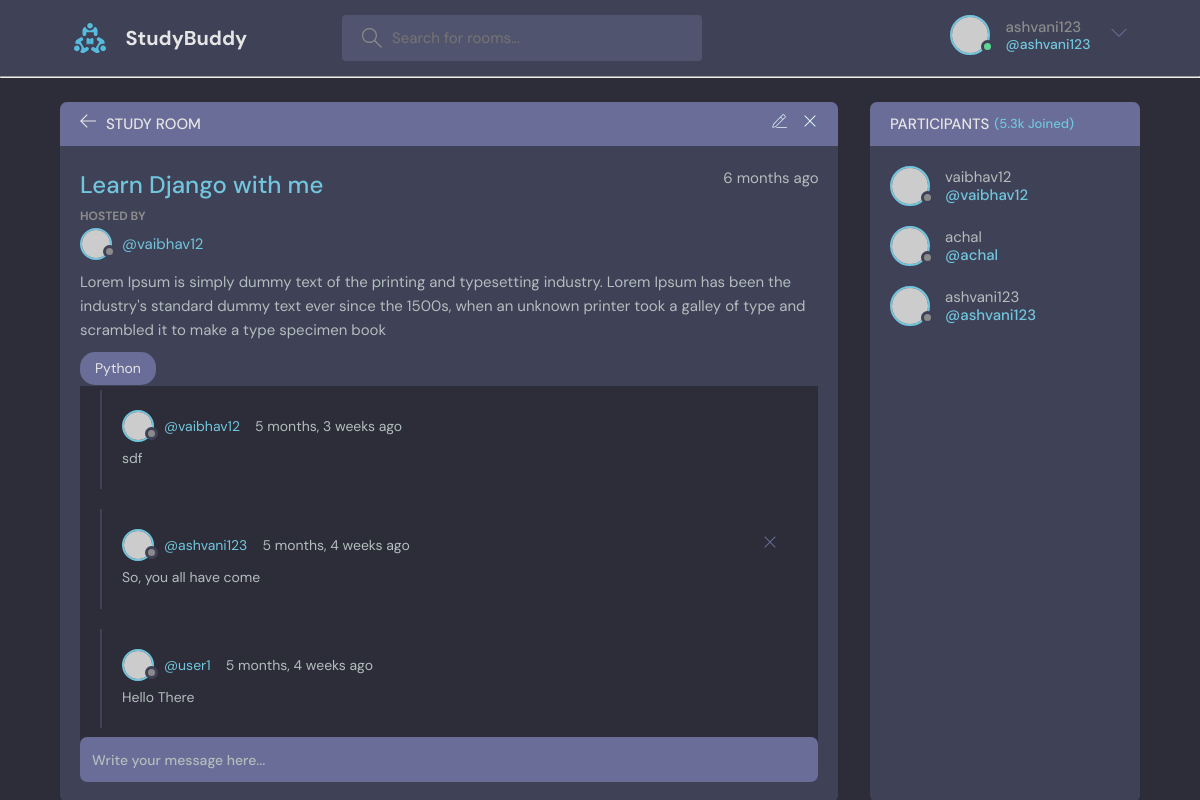
Screenshot of /room/2 (signed in) with the database file from the repository.
### base/models.py (models this page shows, shortened)
class Room(models.Model):
    host = models.ForeignKey(User, on_delete=models.SET_NULL, null=True)
    topic = models.ForeignKey(Topic, on_delete=models.SET_NULL, null=True)
    participants = models.ManyToManyField(User, related_name='participants')
    name = models.CharField(max_length=200)
    description = models.TextField(blank=True, null=True)
    updated = models.DateTimeField(auto_now=True)
    created = models.DateTimeField(auto_now_add=True)
    class Meta:
        ordering = ['-updated', '-created']

class Topic(models.Model):
    name = models.CharField(max_length=150)
    def __str__(self) -> str:
        return self.name

class Message(models.Model):
    user = models.ForeignKey(User, on_delete=models.CASCADE)
    room = models.ForeignKey(Room, on_delete=models.CASCADE)
    body = models.TextField()
    updated = models.DateTimeField(auto_now=True)
    created = models.DateTimeField(auto_now_add=True)
    class Meta:
        ordering = ['-updated', '-created']

### base/views.py (the view, shortened to what this page needs)
# urls.py: path("room/<str:pk>", room, name="room" ),
def room(request, pk):
    curr_room = Room.objects.get(id=pk)
    participants = curr_room.participants.all()
    messages = curr_room.message_set.all()
    context= { "room": curr_room, "convos": messages, 'participants': participants}
    return render(request, 'base/room.html',context)

### base/templates/base/room.html (shortened to what this page needs)
{% extends 'base/base.html' %}
{% block content %}
<main class="profile-page layout layout--2">
  <div class="container">
    <div class="room">
      <div class="room__top">
        <div class="room__topLeft">
          <a href="{% url 'home' %}">
            <svg version="1.1" xmlns="http://www.w3.org/2000/svg" width="32" height="32" viewBox="0 0 32 32">
              <title>arrow-left</title>
              <path
                d="M13.723 2.286l-13.723 13.714 13.719 13.714 1.616-1.611-10.96-10.96h27.625v-2.286h-27.625l10.965-10.965-1.616-1.607z"
              ></path>
            </svg>
          </a>
          <h3>Study Room</h3>
        </div>
        <div class="room__topRight">
          <a href="{% url 'update-room' room.id %}">
          </a>
          <a href="{% url 'delete-room' room.id %}">
            <svg version="1.1" xmlns="http://www.w3.org/2000/svg" width="32" height="32" viewBox="0 0 32 32">
              <title>remove</title>
              <path
                d="M27.314 6.019l-1.333-1.333-9.98 9.981-9.981-9.981-1.333 1.333 9.981 9.981-9.981 9.98 1.333 1.333 9.981-9.98 9.98 9.98 1.333-1.333-9.98-9.98 9.98-9.981z"
              ></path>
            </svg>
          </a>
        </div>
      </div>
      <div class="room__box scroll">
        <d-iv class="room__header scroll">
          <div class="room__info">
            <h3>{{room.name}} </h3>
            <span>{{room.created|timesince}} ago</span>
          </div>
          <div class="room__hosted">
            <p>Hosted By</p>
            <a href="{% url 'profile' room.host.id %}" class="room__author">
              <div class="avatar avatar--small">
                <img src="https://randomuser.me/api/portraits/men/37.jpg" />
              </div>
              <span>@{{room.host.username}} </span>
            </a>
          </div>
          <div class="room__details">
            {{room.description}}
          </div>
          <span class="room__topics">{{room.topic}} </span>
        </d-iv>
        <div class="room__conversation">
          <div class="threads scroll">
            {% for convo in convos %}
            <div class="thread">
              <div class="thread__top">
                <div class="thread__author">
                  <a href="#" class="thread__authorInfo">
                    <div class="avatar avatar--small">
                      <img src="https://randomuser.me/api/portraits/men/37.jpg" />
                    </div>
                    <span>@{{convo.user.username}}</span>
                  </a>
                  <span class="thread__date">{{convo.created|timesince}} ago</span>
                </div>
                {% if request.user == convo.user %}
                <div class="thread__delete">
                  <a href="{% url 'delete-message' convo.id %}">
                    <svg version="1.1" xmlns="http://www.w3.org/2000/svg" width="32" height="32" viewBox="0 0 32 32">
                      <title>remove</title>
                      <path
                        d="M27.314 6.019l-1.333-1.333-9.98 9.981-9.981-9.981-1.333 1.333 9.981 9.981-9.981 9.98 1.333 1.333 9.981-9.98 9.98 9.98 1.333-1.333-9.98-9.98 9.98-9.981z"
                      ></path>
                    </svg>
                  </a>
                </div>
                {% endif %}
              </div>
              <div class="thread__details">
                {{convo.body}}
              </div>
            </div>
            {% endfor %}
          </div>
        </div>
      </div>
      {% if request.user.is_authenticated %}
      <div class="room__message">
        <form method="post" action="">
          <input name="body" placeholder="Write your message here..." />
        </form>
      </div>
      {% endif %}
    </div>
    <div class="participants">
      <h3 class="participants__top">Participants <span>(5.3k Joined)</span></h3>
      <div class="participants__list scroll">
        {% for participant in participants %}
        <a href="{% url 'profile' participant.id %}" class="participant">
          <div class="avatar avatar--medium">
            <img src="https://randomuser.me/api/portraits/men/37.jpg" />
          </div>
          <p>
            {{participant.username}}
            <span>@{{participant.username}}</span>
          </p>
        </a>
        {% endfor %}
      </div>
    </div>
  </div>
</main>
{% endblock content %}

### base/templates/base/navbar.html (shortened to what this page needs)
{% load static %}
<header class="header header--loggedIn">
    <div class="container">
      <a href="{% url 'home' %}" class="header__logo">
        <img src="{% static 'images/logo.svg' %}" />
        <h1>StudyBuddy</h1>
      </a>
      <form method="GET" action="{% url 'home' %}" class="header__search">
        <label>
          <input type="text", name="q" placeholder="Search for rooms..." />
        </label>
      </form>
      <nav class="header__menu">
          {% if request.user.is_authenticated %}
          <div class="header__user">
              <a href="{% url 'profile' request.user.id %}">
                  <div class="avatar avatar--medium active">
                      <img src="https://randomuser.me/api/portraits/men/37.jpg" />
                    </div>
                    <p>{{request.user.username}} <span>@{{request.user.username}}</span></p>
                </a>
                <button class="dropdown-button">
                    <svg version="1.1" xmlns="http://www.w3.org/2000/svg" width="32" height="32" viewBox="0 0 32 32">
                        <title>chevron-down</title>
                        <path d="M16 21l-13-13h-3l16 16 16-16h-3l-13 13z"></path>
                    </svg>
                </button>
            </div>
            {% else %}
            <a href="{% url 'login' %}">
                <img src="{% static 'images/avatar.svg' %}" />
                <p>Login</p>
            </a>
            {% endif %}
      </nav>
    </div>
  </header>
<hr>

### rows the page displays
Room: name "Learn Django with me", created "6 months", host.username "vaibhav12", description "Lorem Ipsum is simply dummy text of the printing and typesetting industry. Lorem Ipsum has been the industry's standard dummy text ever since the 1500s, when an unknown printer took a galley of type and scrambled it to make a type specimen book", topic "Python"
Message: user.username "vaibhav12", created "5 months, 3 weeks", body "sdf"
Message: user.username "ashvani123", created "5 months, 4 weeks", body "So, you all have come"
Message: user.username "user1", created "5 months, 4 weeks", body "Hello There"

### other values shown
{{ request.user.username }} "ashvani123"
{{ participant.username }} "vaibhav12"
{{ participant.username }} "achal"
{{ participant.username }} "ashvani123"
